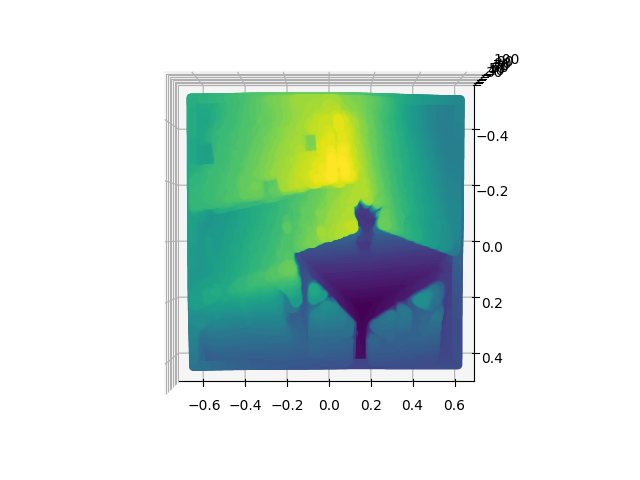

Recreate this plot in Python.
import cv2
import numpy as np
import matplotlib
import matplotlib.pyplot as plt
from mpl_toolkits.mplot3d import Axes3D

fx = 5.1885790117450188e+02
fy = 5.1946961112127485e+02 
cx = 3.2558244941119034e+02
cy = 2.5373616633400465e+02
image_id = '000120'
rgb_image_dir = './nyuv2/train/{}_color.jpg'.format(image_id)
depth_map = './nyuv2/train/{}_depth.png'.format(image_id)

rgb = cv2.imread(rgb_image_dir)

depth = cv2.imread(depth_map, -1) 
depth = depth.astype(np.float)
depth_x = np.zeros((1,depth.shape[0]*depth.shape[1]))
depth_y = np.zeros((1,depth.shape[0]*depth.shape[1]))
depth_z = np.zeros((1,depth.shape[0]*depth.shape[1]))
for i in range(depth.shape[0]):
    for j in range(depth.shape[1]):
        depth_z[0][depth.shape[0]*j+i]=depth[i][j]
        depth_x[0][depth.shape[0]*j+i]=(j-cx)/fx
        depth_y[0][depth.shape[0]*j+i]=(i-cy)/fy
fig=plt.figure()
ax=Axes3D(fig)
ax.scatter(depth_x,depth_y,depth_z,c=depth_z)
ax.invert_xaxis()
ax.view_init(elev=90,azim=90)
plt.show()
